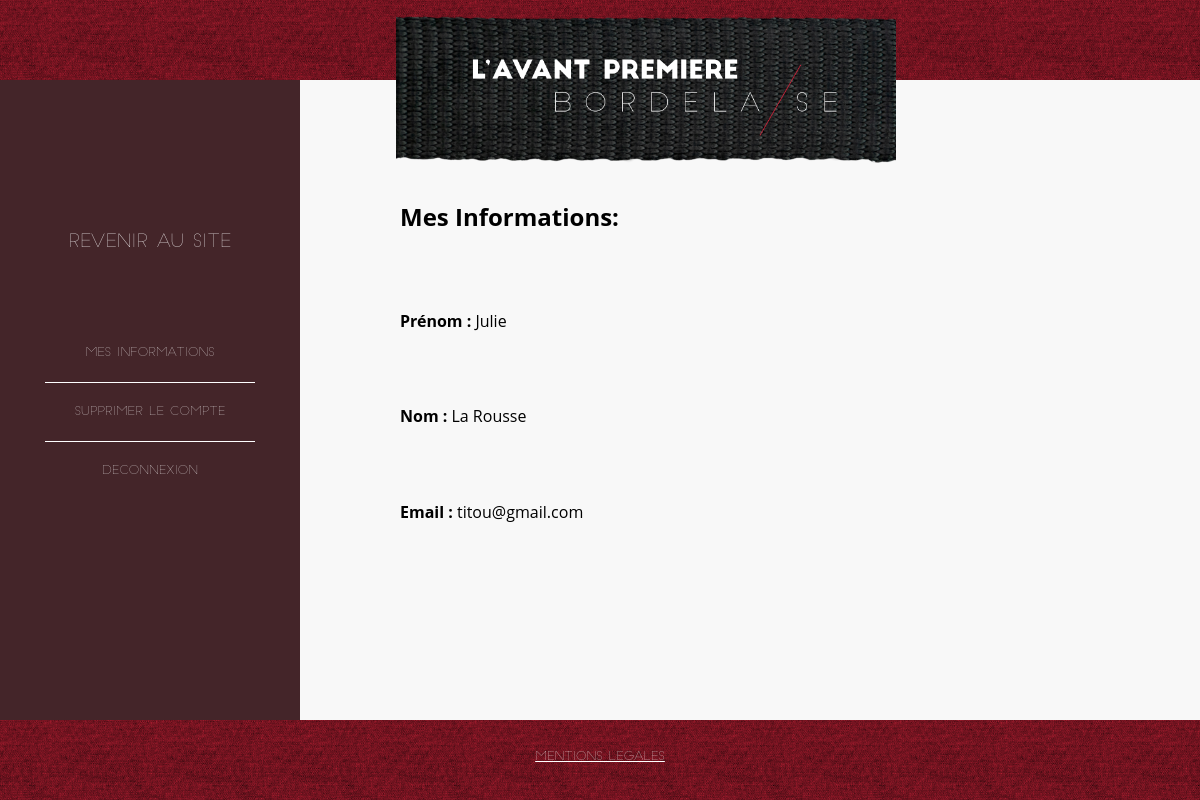
The page /user_page.php (signed in) on the database its author committed.
### tables this page shows
CREATE TABLE `USER` (
  `Login` char(30) NOT NULL,
  `Pass` char(15) NOT NULL,
  `LastName` char(30) DEFAULT NULL,
  `FirstName` char(30) DEFAULT NULL,
  `EMail` char(50) NOT NULL,
  `admin` tinyint(1) NOT NULL DEFAULT '0'
);

### assets/includes/User_show.php (the view, shortened to what this page needs)
<?php
include 'Connect_PDO.php';
if (isset($_SESSION['Login']) AND  $_SESSION['Login']) {
	$Login = $_SESSION['Login'];
	$queryText = 'SELECT * FROM USER WHERE Login = :Login;';
	$query = $bdPdo->prepare($queryText);
	$query->execute(
		array(
			':Login' => $Login
		)
	);
	if ($query AND $query->rowCount() == 1) {
		$object = $query->fetchObject();
		$EMail = $object->EMail;
		$FirstName = $object->FirstName;
		$LastName = $object->LastName;
	}
}
?>
<h2> Mes Informations:  </h2>
			<p><b>Prénom : </b><?php echo $FirstName; ?></p>
			<p><b>Nom : </b><?php echo $LastName; ?></p>
			<p><b>Email : </b><?php echo $EMail; ?></p>

### assets/css/general.css (style rules this page uses)
body { font-family: 'Open Sans', sans-serif; margin: 0px; background-color: #F8F8F8; background-attachment:fixed; background-size: cover; }

### rows shown on the page
user: FirstName "Julie", LastName "La Rousse", EMail "titou@gmail.com"
